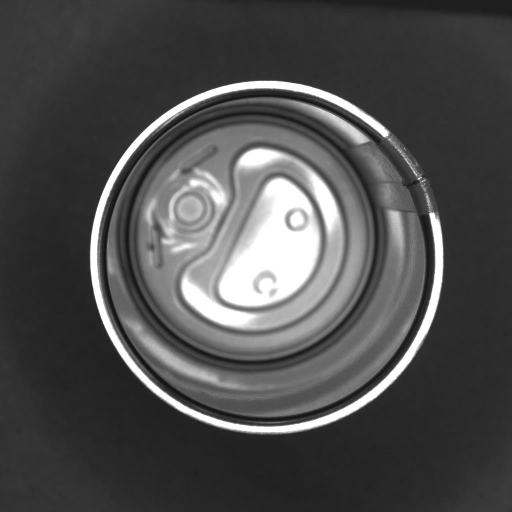
//> input picture Lib_No_Lac/img/Bad (1).jpg, 1024 x 1024 px (shown at 1/2 size); its folder holds only this picture in this run
$ ./Lib_No_Lac   (built with g++ and OpenCV 4)
//> lines starting //> are read from the running program, lines starting //| are printed output that depends on the picture; after the words box and inside, x2 and y2 are one past the last pixel; in counts of white or black regions, pixels touching at a corner belong together
#include <opencv2/imgcodecs.hpp>
#include <opencv2/highgui.hpp>
#include <opencv2/imgproc.hpp>
#include <iostream>
#include <chrono>
#include <algorithm>
#include <vector>
#include <string>
#include <stdio.h>


using namespace cv;
using namespace std;
using namespace std::chrono;

int P_largest_area = 0;					//Parameter for value of area largest.
int P_largest_contour_index = 0;		//Parameter for index of area largest.

int P_backward = 7;						//Parameter for back column value size.
int P_forward = 6;						//Parameter for next column value size.
int P_divide = 13;						//Parameter for divide high average.
int P_score = 100;						//Parameter for check no lacquer lib.

void show_histogram(string const& name, Mat1b const& image)
{
	float max = 0;

	for (int i = 0; i < image.cols; i++)
	{
		int column_sum = 0;
		for (int k = 0; k < image.rows; k++)
		{
			column_sum += image.at<unsigned char>(k, i);
			if (column_sum > max) {
				max = column_sum;
				//cout << "Max " << max << endl;
			}
		}
	}

	// Set histogram bins count
	int bins = image.cols;
	// Set ranges for histogram bins
	float lranges[] = { 0, bins };
	const float* ranges[] = { lranges };
	// create matrix for histogram
	Mat hist;
	int channels[] = { 0 };
	float maxN = max / 50;
	float const hist_height = maxN;
	Mat3b hist_image = Mat3b::zeros(hist_height + 10, bins + 20);

	int col_low = 0;
	float height_low = 200;
	// Loop find Low and Locate Low
	for (int i = 0; i < image.cols; i++)
	{
		float column_sum = 0;
		for (int k = 0; k < image.rows; k++)
		{
			column_sum += image.at<unsigned char>(k, i);
		}
		float const height = cvRound(column_sum * hist_height / max);
		line(hist_image, Point(i + 10, (hist_height - height) + 50), Point(i + 10, hist_height), Scalar::all(255));
		// Check Low graph
		if (height < height_low) {
			height_low = height;
			col_low = i;
		}
	}

	float H_AVG = 0;
	// Loop find Average low
	for (int i = 0; i < image.cols; i++)
	{
		float column_sum = 0;
		for (int k = 0; k < image.rows; k++)
		{
			column_sum += image.at<unsigned char>(k, i);
		}
		float const height = cvRound(column_sum * hist_height / max);
		if (i >= (col_low - P_backward) && i < (col_low + P_forward))
		{
			H_AVG += height;
		}
	}
	H_AVG = H_AVG / P_divide;			//best value for average
	float H_Minus = H_AVG - height_low;
	cout << "low : " << height_low << endl;
	cout << "H_AVG : " << H_AVG << endl;

	Mat canny_output;
	Canny(hist_image, canny_output, 50, 50 * 2);
	vector<vector<Point> > contours;
	vector<Vec4i> hierarchy;
	findContours(canny_output, contours, hierarchy, RETR_TREE, CHAIN_APPROX_SIMPLE);

	// create hull array for convex hull points
	vector< vector<Point> > hull(contours.size());
	for (int i = 0; i < contours.size(); i++) {
		convexHull(Mat(contours[i]), hull[i], 1);
	}

	drawContours(hist_image, contours, 0, Scalar(0, 0, 255), 2, 8, vector<Vec4i>(), 0, Point());
	if ( H_AVG > P_score) {
		cout << " Defect Detection  " << endl;
		cout << "===================" << endl;
	}
	else {
		cout << " Non defect Detection  " << endl;
		cout << "===================" << endl;
	}
	imshow(name, hist_image);
	//This Code tell runtime this program.
	vector<int> values(10000);
	auto f = []() -> int { return rand() % 10000; };
	generate(values.begin(), values.end(), f);
	auto start = high_resolution_clock::now();
	sort(values.begin(), values.end());
	auto stop = high_resolution_clock::now();
	auto duration = duration_cast<milliseconds>(stop - start);
	cout << "Time taken by function: " << duration.count() << " milliseconds" << endl;
}


int Histogram_Calculate(Mat image) {
	float max = 0;
	//Find max column for create graph.
	for (int i = 0; i < image.cols; i++)
	{
		int column_sum = 0;
		for (int k = 0; k < image.rows; k++)
		{
			column_sum += image.at<unsigned char>(k, i);
			if (column_sum > max) {
				max = column_sum;
			}
		}
	}

	// Set histogram bins count
	int bins = image.cols;
	// Set ranges for histogram bins
	float lranges[] = { 0, bins };
	const float* ranges[] = { lranges };
	// create matrix for histogram
	Mat hist;
	int channels[] = { 0 };
	float maxN = max / 50;
	float const hist_height = maxN;
	Mat3b hist_image = Mat3b::zeros(hist_height + 10, bins + 20);

	int col_low = 0;
	float height_low = 200;
	// Loop find Low and Locate Low
	for (int i = 0; i < image.cols; i++)
	{
		float column_sum = 0;
		for (int k = 0; k < image.rows; k++)
		{
			column_sum += image.at<unsigned char>(k, i);
		}
		float const height = cvRound(column_sum * hist_height / max);
		// Check Low graph
		if (height < height_low) {
			height_low = height;
			col_low = i;
		}
	}
	cout << "Locate   " << col_low << endl;
	if (col_low < 100 || col_low >1500) {
		return 0;
	}
	return 1;
}


int Polar_Function(Mat image, Point2f center, float radiused) {
	Mat imgPoLin;
	int YoN = 0;
	linearPolar(image, imgPoLin, center, radiused + 10, INTER_LINEAR + WARP_FILL_OUTLIERS);
	Rect myROI(380, 0, 130, 510);
	Mat croppedRef(imgPoLin, myROI);
	Mat imgCrop;
	// Copy the data into new matrix
	croppedRef.copyTo(imgCrop);
	imshow("Crop image", imgCrop);
	rotate(imgCrop, imgCrop, ROTATE_90_COUNTERCLOCKWISE);		// Rotate for used in Histogram.
	imshow("Rotate image", imgCrop);
	YoN = Histogram_Calculate(imgCrop);				 //Call function calculate for check image.
	if (YoN == 0)
	{
		return YoN;
	}
	show_histogram("Histogram image", imgCrop);				//Call function histogram final.
	return 1;
}


int Center_Circle(Mat image, Mat imageOriginal) {
	int NoY = 0;
	Point2f center;
	vector<vector<Point> > contours;
	findContours(image, contours, RETR_CCOMP, CHAIN_APPROX_SIMPLE);
	vector<vector<Point> > contours_poly(contours.size());
	vector<Rect> boundRect(contours.size());
	vector<Point2f>centers(contours.size());
	vector<float>radius(contours.size());
	vector<Vec4i> hierarchy;

	// Calculate find Area of circle
	for (size_t i = 0; i < contours.size(); i++)
	{
		approxPolyDP(contours[i], contours_poly[i], 3, true);
		minEnclosingCircle(contours_poly[i], centers[i], radius[i]);
		double area = contourArea(contours[i]);  //  Find the area of contour.
		if (area > P_largest_area)
		{
			P_largest_area = area;
			P_largest_contour_index = i;               //Store the index of largest contour.
		}
	}

	// Draw circle for show Edge of lib
	circle(imageOriginal, centers[P_largest_contour_index], (int)radius[P_largest_contour_index] + 120, Scalar(0, 0, 0), 215);
	circle(imageOriginal, centers[P_largest_contour_index], (int)radius[P_largest_contour_index] - 18, Scalar(0, 0, 0), FILLED);
	imshow("Original image", imageOriginal);

	center = centers.at(P_largest_contour_index);
	// Call Function make polar
	NoY = Polar_Function(imageOriginal, center, radius[P_largest_contour_index]);				//Call function for polar tranform.
	P_largest_area = 0;			// Reset size of area.
	return NoY;
}

int Check_No_lac(Mat imageOriginal) {
	Mat imgG, imgCanny, imgRz;
	int status = 0;
	imgRz = imageOriginal.clone();			//Copy image to imgRz.
	cvtColor(imgRz, imgG, COLOR_BGR2GRAY);
	blur(imgG, imgG, Size(3, 3));
	Canny(imgG, imgCanny, 300, 550);
	status = Center_Circle(imgCanny, imageOriginal);					//Call function for find circle and draw.

	if (status == 0)
	{
		rotate(imageOriginal, imageOriginal, ROTATE_90_CLOCKWISE);
		cvtColor(imageOriginal, imgG, COLOR_BGR2GRAY);
		blur(imgG, imgG, Size(3, 3));
		Canny(imgG, imgCanny, 300, 550);
		status = Center_Circle(imgCanny, imageOriginal);				//Call function for find circle and draw.
		if (status == 0)
		{
			rotate(imgRz, imgRz, ROTATE_180);
			cvtColor(imgRz, imgG, COLOR_BGR2GRAY);
			blur(imgG, imgG, Size(3, 3));
			Canny(imgG, imgCanny, 300, 550);
			status = Center_Circle(imgCanny, imageOriginal);			//Call function for find circle and draw.
		}
	}
	return status;
}

int main(int argc, const char* argv[]) {
	Mat imgOri, imgRz;
	int result = 0;

	string folder("img/*.jpg");
	vector<String> fn;
	glob(folder, fn, false);
	vector<Mat> images;
	size_t count = fn.size(); //number of png files in images folder.\

	//Check number of images.
	cout << "image in folder  " << count << endl;

	 P_largest_area = 0;					//Parameter for value of area largest.
	 P_largest_contour_index = 0;			//Parameter for index of area largest.

	 P_backward = 7;						//Parameter for back column value size.
	 P_forward = 6;							//Parameter for next column value size.
	 P_divide = 13;							//Parameter for divide high average.
	 P_score = 100;							//Parameter for check no lacquer lib.

	//Main LooB.
	for (size_t i = 0; i < count; i++)
	{
		//Preprocessing
		imgOri = imread(fn[i]);
//> imgOri is the input picture: 1024 rows x 1024 cols, CV_8UC3; min 12, max 255, mean 77.9
		resize(imgOri, imgRz, Size(), 0.5, 0.5); //Half Resize 1280*1040 to 640*520 pixcel.

		result = Check_No_lac(imgRz);			 //Call function check no lacquer lib.
//> in Check_No_lac, `Canny(imgG, imgCanny, 300, 550);`:
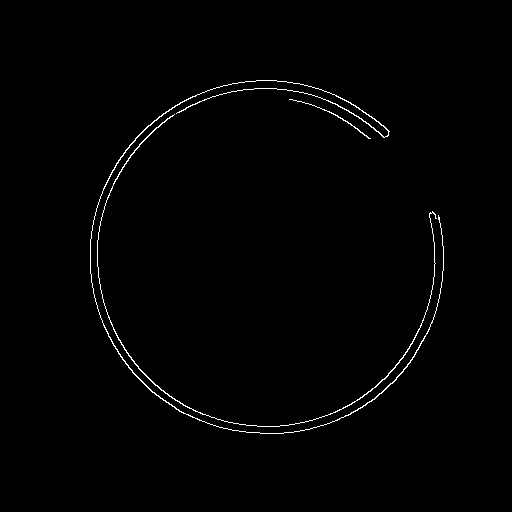
//> imgCanny: 512 rows x 512 cols, CV_8UC1; 0.93% white in thin lines or dots, all inside (x1, y1, x2, y2) = (90, 80, 444, 434)
//> in Center_Circle, `findContours(image, contours, RETR_CCOMP, CHAIN_APPROX_SIMPLE);`: contours = 3 contours; box (x1, y1, x2, y2) and area: (90, 80, 444, 434) 312, (97, 114, 437, 427) 206, (289, 99, 371, 139) 27
//> in Center_Circle, `vector<vector<Point> > contours_poly(contours.size());`: contours_poly = 3 empty contours
//> the loop in Center_Circle, `for (size_t i = 0; i < contours.size(); i++)` made 3 passes
//> (area, P_largest_area) on passes 1, 3: (205.5, 205), (312.5, 312)
//> area on pass 2: 27
//> after the loop in Center_Circle, `for (size_t i = 0; i < contours.size(); i++)`: P_largest_area = 312; P_largest_contour_index = 2
//> in Center_Circle, `circle(imageOriginal, centers[P_largest_contour_index], (int)radius[P_..`:
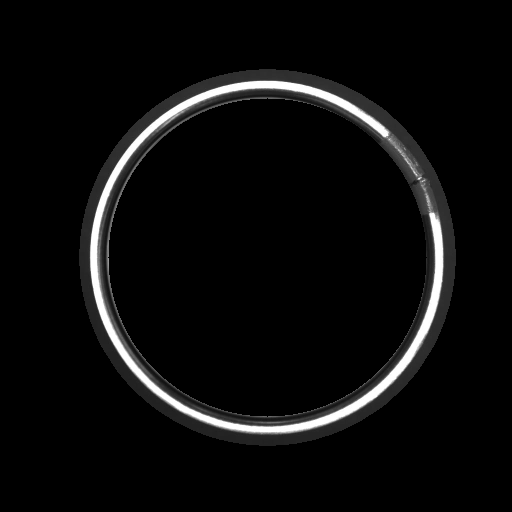
//> imageOriginal: 512 rows x 512 cols, CV_8UC3; min 0, max 255, mean 12
//> in Center_Circle, `center = centers.at(P_largest_contour_index);`: center = Point(266.7, 257.1)
//> in Polar_Function, `Mat croppedRef(imgPoLin, myROI);`:
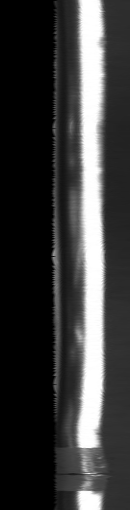
//> croppedRef: 510 rows x 130 cols, CV_8UC3; min 0, max 255, mean 59.3
//> in Polar_Function, `rotate(imgCrop, imgCrop, ROTATE_90_COUNTERCLOCKWISE);`:
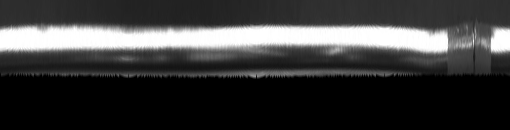
//> imgCrop: 130 rows x 510 cols, CV_8UC3; min 0, max 255, mean 59.3
//> the loop in Histogram_Calculate, `for (int i = 0; i < image.cols; i++)` made 510 passes
//> (column_sum, max) on passes 1 to 3: (7904, 7904), (7904, 7904), (7904, 7904)
//> after the loop in Histogram_Calculate, `for (int i = 0; i < image.cols; i++)`: max = 8539
//> in Histogram_Calculate, `float maxN = max / 50;`: maxN = 170.8
//> in Histogram_Calculate, `Mat3b hist_image = Mat3b::zeros(hist_height + 10, bins + 20);`: hist_image: 180 rows x 530 cols, CV_8UC3; every value is 0
//> the loop in Histogram_Calculate, `for (int i = 0; i < image.cols; i++)` made 510 passes
//> (column_sum, height, height_low) on pass 1: (7904, 158, 158)
//> (height, height_low) on passes 313, 340, 346, 364, 385, 406: (154, 154), (153, 153), (152, 152), (150, 150), (146, 146), (145, 145)
//> after the loop in Histogram_Calculate, `for (int i = 0; i < image.cols; i++)`: height_low = 141; col_low = 498
//| Locate   498
//> in Polar_Function, `YoN = Histogram_Calculate(imgCrop);`: YoN = 1
//> the loop in show_histogram, `for (int i = 0; i < image.cols; i++)` made 1530 passes
//> after the loop in show_histogram, `for (int i = 0; i < image.cols; i++)`: max = 8539
//> in show_histogram, `float maxN = max / 50;`: maxN = 170.8
//> in show_histogram, `Mat3b hist_image = Mat3b::zeros(hist_height + 10, bins + 20);`: hist_image: 180 rows x 1550 cols, CV_8UC3; every value is 0
//> the loop in show_histogram, `for (int i = 0; i < image.cols; i++)` made 1530 passes
//> (height, height_low) on passes 313, 340, 346, 364, 385, 406, 409, 499, 523, 526, 1345, 1354: (154, 154), (153, 153), (152, 152), (150, 150), (146, 146), (145, 145), (142, 142), (141, 141), (139, 139), (138, 138), (112, 112), (110, 110)
//> after the loop in show_histogram, `for (int i = 0; i < image.cols; i++)`:
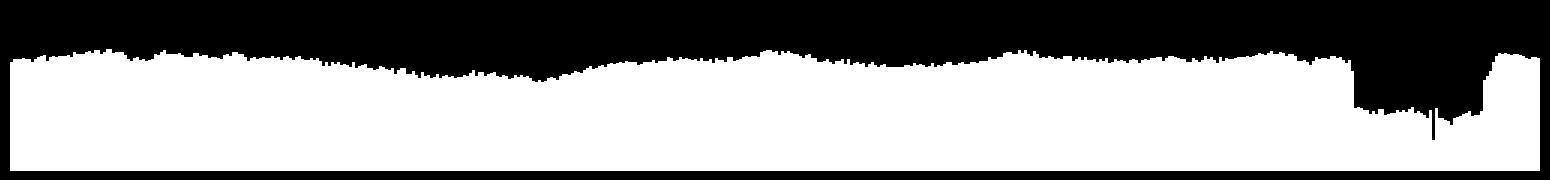
//> hist_image: 180 rows x 1550 cols, CV_8UC3; 57.7% white; 1 black region, box (x1, y1, x2, y2) and area: (0, 0, 1550, 180) 117903
//> after the loop in show_histogram, `for (int i = 0; i < image.cols; i++)`: height_low = 80; col_low = 1422
//> the loop in show_histogram, `for (int i = 0; i < image.cols; i++)` made 1530 passes
//> (height, H_AVG) on passes 1416 to 1427: (105, 105), (102, 207), (102, 309), (102, 411), (110, 521), (110, 631), (110, 741), (80, 821), (80, 901), (80, 981), (112, 1093), (112, 1205)
//> (column_sum, height) on passes 1 to 6: (7904, 158), (7904, 158), (7904, 158), (8052, 161), (8052, 161), (8052, 161)
//| low : 80
//| H_AVG : 101.308
//> in show_histogram, `Canny(hist_image, canny_output, 50, 50 * 2);`:
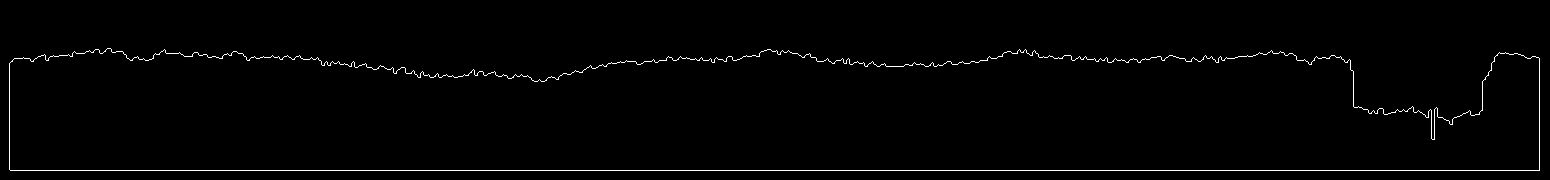
//> canny_output: 180 rows x 1550 cols, CV_8UC1; 1.3% white in thin lines or dots, all inside (x1, y1, x2, y2) = (9, 48, 1540, 171)
//> the loop in show_histogram, `for (int i = 0; i < contours.size(); i++)` made 2 passes
//> in show_histogram, `drawContours(hist_image, contours, 0, Scalar(0, 0, 255), 2, 8, vector<..`:
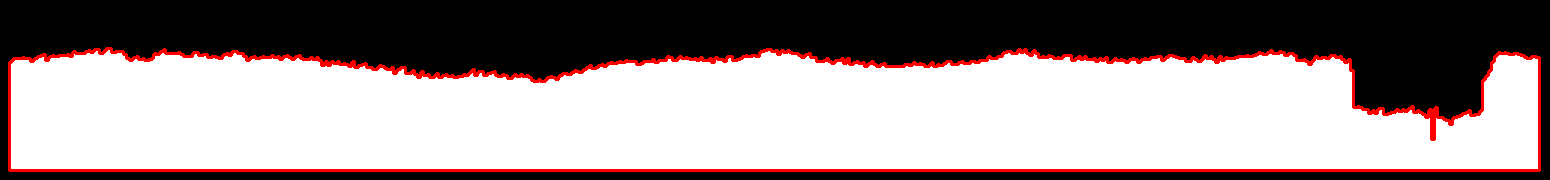
//> hist_image: 180 rows x 1550 cols, CV_8UC3; 4.42% of pixels changed, all inside (x1, y1, x2, y2) = (8, 47, 1541, 172)
		waitKey(0);
	}
	waitKey(0);
	return 0;
}

$ run again, on Lib_No_Lac/img/Bad (4).jpg
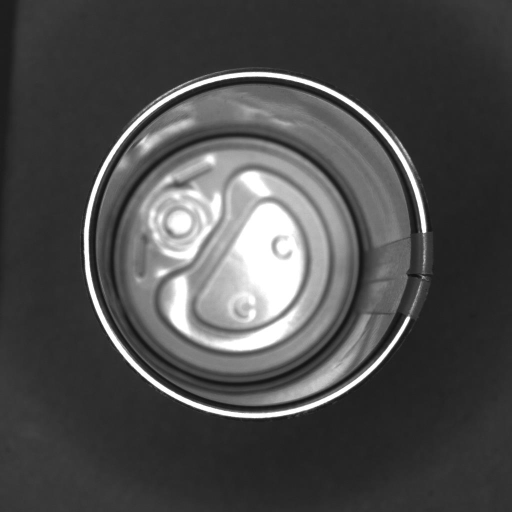
//> input picture Lib_No_Lac/img/Bad (4).jpg, 1024 x 1024 px (shown at 1/2 size)
//> imgOri is the input picture: 1024 rows x 1024 cols, CV_8UC3; min 14, max 255, mean 76.6
//> contours = 3 contours, 1 with area under 20; largest, box (x1, y1, x2, y2) and area: (83, 71, 427, 419) 5107, (83, 71, 427, 419) 4538
//> contours_poly = 3 empty contours
//> the loop in Center_Circle, `for (size_t i = 0; i < contours.size(); i++)` made 3 passes
//> (area, P_largest_area) on pass 1: (5107, 5107)
//> after the loop in Center_Circle, `for (size_t i = 0; i < contours.size(); i++)`: P_largest_area = 5107; P_largest_contour_index = 0
//> center = Point(255.3, 244.7)
//> the loop in Histogram_Calculate, `for (int i = 0; i < image.cols; i++)` made 510 passes
//> (column_sum, max) on passes 1 to 3: (4778, 4778), (4778, 4778), (4778, 4778)
//> after the loop in Histogram_Calculate, `for (int i = 0; i < image.cols; i++)`: max = 8205
//> in Histogram_Calculate, `float maxN = max / 50;`: maxN = 164.1
//> the loop in Histogram_Calculate, `for (int i = 0; i < image.cols; i++)` made 510 passes
//> (column_sum, height, height_low) on passes 1, 25, 28, 37, 43: (4778, 96, 96), (4750, 95, 95), (4672, 93, 93), (4564, 91, 91), (3592, 72, 72)
//> after the loop in Histogram_Calculate, `for (int i = 0; i < image.cols; i++)`: height_low = 72; col_low = 42
//| Locate   42
//> YoN = 0
//> in Check_No_lac, `Canny(imgG, imgCanny, 300, 550);`:
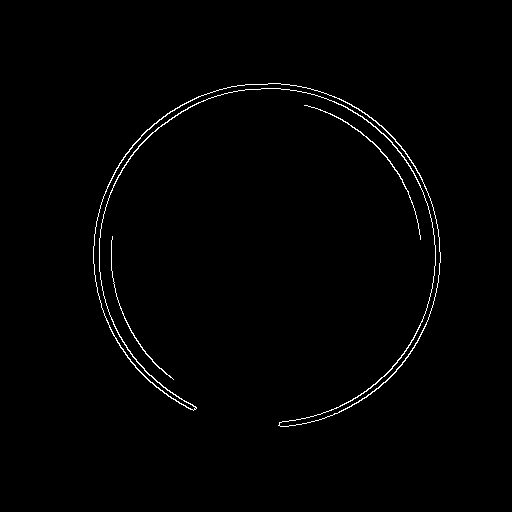
//> imgCanny: 512 rows x 512 cols, CV_8UC1; 1.1% white in thin lines or dots, all inside (x1, y1, x2, y2) = (93, 83, 441, 427)
//> contours = 5 contours, 1 with area under 20; largest, box (x1, y1, x2, y2) and area: (93, 83, 441, 427) 5105, (93, 83, 441, 427) 4536, (304, 105, 421, 240) 66, (111, 236, 174, 380) 46
//> the loop in Center_Circle (call 2), `for (size_t i = 0; i < contours.size(); i++)` made 5 passes
//> (area, P_largest_area) on passes 1 to 3: (45.5, 45), (65.5, 65), (5105, 5105)
//> the loop in Histogram_Calculate (call 2), `for (int i = 0; i < image.cols; i++)` made 510 passes
//> (column_sum, max) on passes 1 to 3: (7111, 7111), (7111, 7111), (7111, 7111)
//> the loop in Histogram_Calculate (call 2), `for (int i = 0; i < image.cols; i++)` made 510 passes
//> (column_sum, height, height_low) on passes 1, 25, 28: (7111, 142, 142), (7067, 141, 141), (6992, 140, 140)
//| Locate   426
//> the loop in show_histogram, `for (int i = 0; i < image.cols; i++)` made 1530 passes
//> after the loop in show_histogram, `for (int i = 0; i < image.cols; i++)`: max = 8812
//> in show_histogram, `float maxN = max / 50;`: maxN = 176.2
//> the loop in show_histogram, `for (int i = 0; i < image.cols; i++)` made 1530 passes
//| low : 73
//| H_AVG : 84.3077
//> canny_output: 186 rows x 1550 cols, CV_8UC1; 1.3% white in thin lines or dots, all inside (x1, y1, x2, y2) = (9, 49, 1540, 177)
//> the loop in show_histogram, `for (int i = 0; i < contours.size(); i++)` made 2 passes
//> in show_histogram, `drawContours(hist_image, contours, 0, Scalar(0, 0, 255), 2, 8, vector<..`:
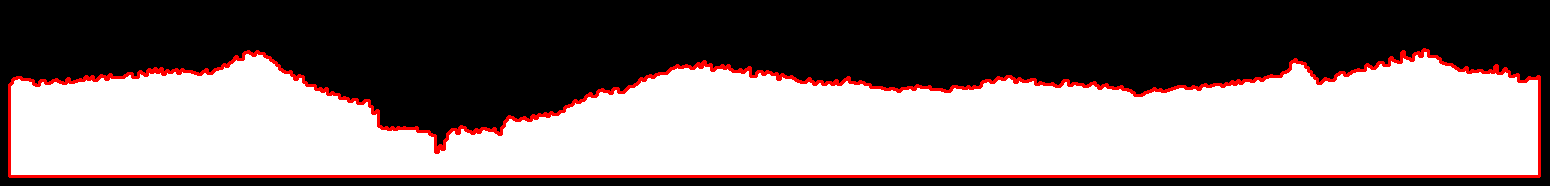
//> hist_image: 186 rows x 1550 cols, CV_8UC3; mean B, G, R 119, 119, 129.8
